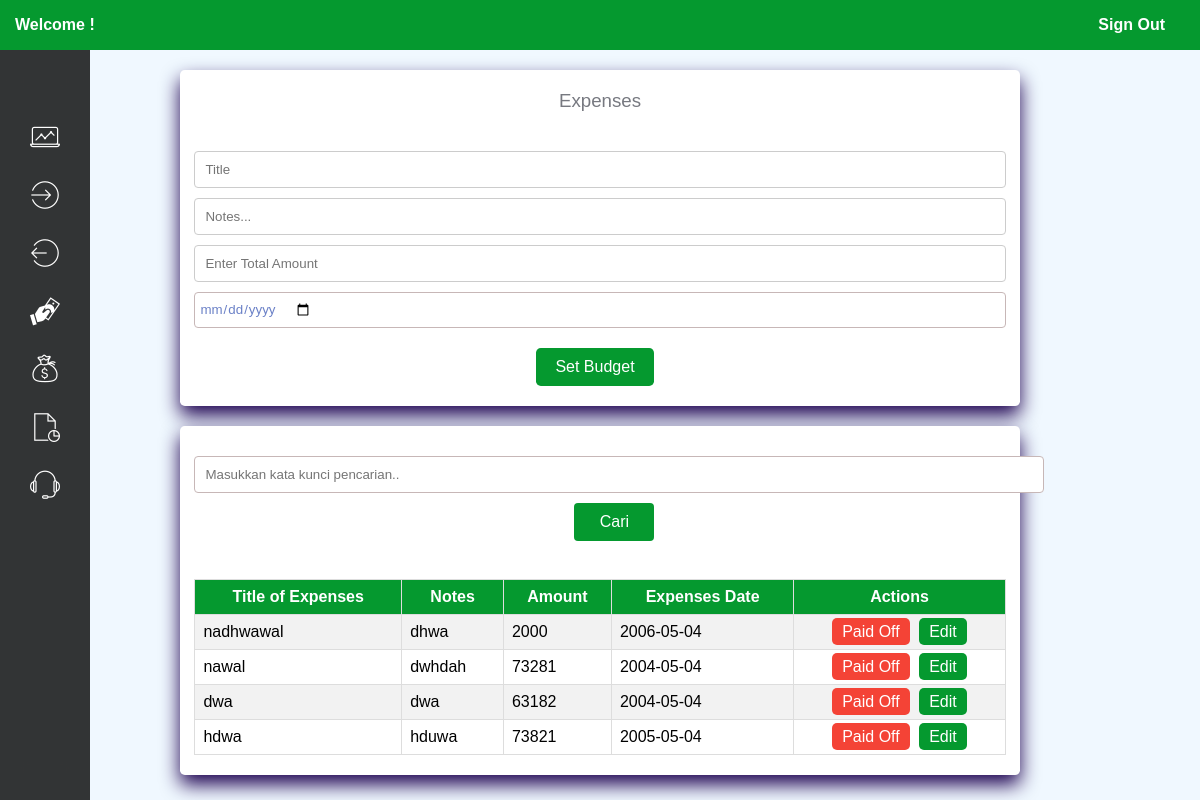
Screenshot of /master/login.php with the database file from the repository.
### tables this page shows
CREATE TABLE `expenses` (
  `ExpenseID` int(11) NOT NULL,
  `title_expenses` varchar(255) NOT NULL,
  `notes_expenses` text DEFAULT NULL,
  `amount_expenses` int(11) NOT NULL,
  `expenses_date` date NOT NULL,
  `UserID` int(20) DEFAULT NULL,
  `BudgetID` int(20) DEFAULT NULL
);

### master/login.php (the view, shortened to what this page needs)
<?php
    $conn = getConnection();
    $fetchQuery = "SELECT * FROM expenses";
    $fetchResult = mysqli_query($conn, $fetchQuery);
    ?>
    <!DOCTYPE html>
    <html lang="en">
    <head>
        <link rel="stylesheet" href="Assets/cashout.css">
    </head>
    <body>
        <aside class="sidebar">
            <div class="container">
                <div class="logo">
                </div>
            <ul class="links">
                <li>
                <span><img src="img/dash (2).png" alt="Dashboard"></span>
                </li>
                <li>
                    <span><img src="img/cashinn.png" alt="Dashboard"></span>
                </li>
                <li>
                <span><img src="img/cashoutt.png" alt="Dashboard"></span>
                </li>
                <li>
                <span><img src="img/debtt.png" alt="Dashboard"></span>
                <li>
                <span> <img src="img/tax.png" alt="Dashboard"></span>
            </li>
                <li>
                <span> <img src="img/reportt.png" alt="Dashboard"></span>
            </li>
                <li>
                <span> <img src="img/layanan.png" alt="Dashboard"></span>
            </li>
            </ul>
            </aside>
            <div class="topbar">
                <h4>Welcome <?php echo $_SESSION["username"]; ?> !</h4>
                <a href="logout.php" id="signout-link">Sign Out</a>
    </div>
        <div class="user-amount-container">
            <div class="wrapper">
                <div class="container">
                    <div class="total-amount-container">
                        <h3>Expenses</h3>
                        <div>
                        <form method="post" action="">
        <input type="text" name="expensess-title" id="expensess-title" placeholder="Title">
        <input type="text" name="Notes-text" id="Notes-text" placeholder="Notes...">
        <input type="text" name="total-amount" id="total-amount" placeholder="Enter Total Amount">
        <input type="date" name="expenses" id="expenses" placeholder="Select Expenses Date">
        <button type="submit" class="submit-expensesbtn" id="total-amount-button">Set Budget</button>
    </form>
                        </div>
                    </div>
                    </div>
                    <div class="search-container">
                <div class="search">
    <form method="post" action="">
        <input type="text" id="search-title" name="search-title" placeholder="Masukkan kata kunci pencarian.." autocomplete="off" autofocus>
        <button type="submit" class="cari">Cari</button>
    </form>
</div>
                    <br>
                    <div class="list-expenses" id="list-expenses">
    <div class="table-container">
        <table border="1px" id="expenses-table">
            <tr>
                <th>Title of Expenses</th>
                <th>Notes</th>
                <th>Amount</th>
                <th>Expenses Date</th>
                <th>Actions</th>
            </tr>
            <?php
            if ($fetchResult) {
                while ($row = mysqli_fetch_assoc($fetchResult)) {
                    echo "<tr>";
                    echo "<td>{$row['title_expenses']}</td>";
                    echo "<td>{$row['notes_expenses']}</td>";
                    echo "<td>{$row['amount_expenses']}</td>";
                    echo "<td>{$row['expenses_date']}</td>";
                    echo '<td class="action-buttons">
                    <a href="delete_cashout.php?delete=' . $row['ExpenseID'] . '" class="delete-button">Paid Off</a>
                    <a href="edit_cashout.php?id=' . $row['ExpenseID'] . '" class="edit-button">Edit</a>
                </td>';
        echo "</tr>";
                }
            } else {
                echo "Error: " . mysqli_error($conn);
            }
            ?>
        </table>
    </div>
</div>
    </html>

### Assets/cashout.css (style rules this page uses)
* { margin: 0; padding: 0; box-sizing: border-box; font-family: sans-serif; --webkit-user-select: none; }
.topbar { position: fixed; top: 0; height: 50px; width: 100%; background-color: #05992f; display: flex; align-items: center; padding: 0 15px; justify-content: space-between; color: white; }
#signout-link { color: white; font-weight: bold; text-decoration: none; cursor: pointer; margin-right: 20px; }
.sidebar { position: fixed; top: 50px; left: 0; width: 90px; height: 100%; display: flex; align-items: center; flex-direction: column; background: rgba(3, 3, 3, 0.8); backdrop-filter: blur(17px); --webkit-backdrop-filter: blur(17px); border-right: 1px solid rgba(255, 0, 0, 0, 1); transition: width 0.3s ease; }
.sidebar .logo { color: #000; display: flex; align-items: center; padding: 25px 10px 15px; }
.sidebar .links { list-style: none; margin-top: 20px; overflow-y: auto; scrollbar-width: none; height: calc(100%); }
.links li { display: flex; border-radius: 4px; align-items: center; transition: background-color 0.3s ease; }
.links li span { padding: 12px 10px; }
body { background-color: aliceblue; }
.search-container { margin: auto; text-align: center; align-items: center; background-color: #ffffff; padding: 1.25em 0.9em; border-radius: 0.3em; box-shadow: 0 0.6em 1.2em #1c0050; width: 70%; margin-top: 20px; }
.search { display: flex; }
#search-title { width: 850px; padding: 10px; border: 1px solid #c7b7b7; border-radius: 0.3em; color: #05992f; outline: none; font-weight: 400; }
.cari { width: 80px; background-color: #05992f; color: white; font-size: 16px; border: none; cursor: pointer; }
.container input[type="date"] { display: flex; width: 100%; padding: 0.6em 0.3em; border: 1px solid #c7b7b7; border-radius: 0.3em; color: #6b81c7; outline: none; font-weight: 400; margin-bottom: 0.6em; }
.table-container { max-height: 240px; overflow-y: auto; }
.action-buttons { text-align: center; }
h3 { color: #2f4587; margin-bottom: 20px; }
input { margin-top: 10px; padding: 10px; width: 100%; border: 1px solid #ccc; border-radius: 5px; box-sizing: border-box; }
table { width: 100%; border-collapse: collapse; margin-top: 20px; }
th, td { border: 1px solid #ddd; padding: 8px; text-align: left; }
th { text-align: center; background-color: #05992f; color: white; }
tr:nth-child(even) { background-color: #f2f2f2; }
.delete-button { padding: 5px 10px; text-align: center; text-decoration: none; margin: 20px 0px; border-radius: 5px; cursor: pointer; transition: background-color 0.3s; background-color: #f44336; color: white; }
.edit-button { padding: 5px 10px; text-align: center; text-decoration: none; margin: 20px 0px; border-radius: 5px; cursor: pointer; transition: background-color 0.3s; background-color: #05992f; color: white; margin-left: 5px; }
.wrapper { font-size: 16px; width: 100%; margin: 1em auto; }
.wrapper h3 { color: #777980; font-weight: 500; margin-bottom: 0.6em; }
.container input { display: block; width: 100%; padding: 0.6em 0.3em; border: 1px solid #c7b7b7; border-radius: 0.3em; color: #05992f; outline: none; font-weight: 400; margin-bottom: 0.6em; }
.total-amount-container { margin: auto; text-align: center; align-items: center; background-color: #ffffff; padding: 1.25em 0.9em; border-radius: 0.3em; box-shadow: 0 0.6em 1.2em #1c0050; width: 70%; margin-top: 70px; }
.submit-expensesbtn { font-size: 1em; margin-top: 0.8em; background-color: #05992f; border: none; outline: none; color: #ffffff; padding: 0.6em 1.2em; border-radius: 0.3em; cursor: pointer; }
input[type="text"] { width: 100%; padding: 10px; margin-bottom: 10px; border: 1px solid #ccc; border-radius: 4px; box-sizing: border-box; }
button { display: inline-block; padding: 10px 20px; font-size: 16px; color: #fff; background-color: #05992f; border: none; border-radius: 4px; cursor: pointer; margin-right: 10px; }

### rows the page displays
expenses: title_expenses "nadhwawal", notes_expenses "dhwa", amount_expenses "2000", expenses_date "2006-05-04"
expenses: title_expenses "nawal", notes_expenses "dwhdah", amount_expenses "73281", expenses_date "2004-05-04"
expenses: title_expenses "dwa", notes_expenses "dwa", amount_expenses "63182", expenses_date "2004-05-04"
expenses: title_expenses "hdwa", notes_expenses "hduwa", amount_expenses "73821", expenses_date "2005-05-04"
